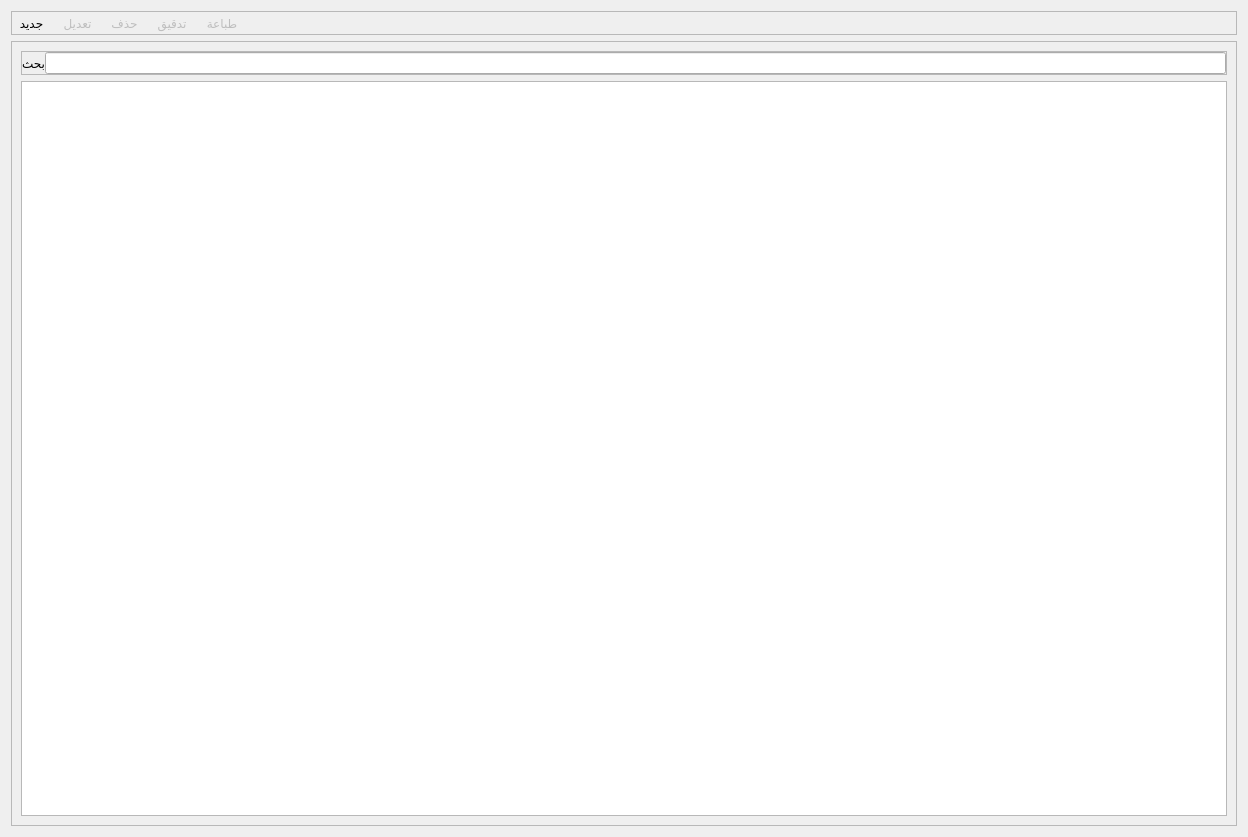
<?xml version="1.0" encoding="UTF-8"?>
<ui version="4.0">
 <class>page_rapports</class>
 <widget class="QWidget" name="page_rapports">
  <property name="geometry">
   <rect>
    <x>0</x>
    <y>0</y>
    <width>1248</width>
    <height>837</height>
   </rect>
  </property>
  <property name="sizePolicy">
   <sizepolicy hsizetype="Expanding" vsizetype="Preferred">
    <horstretch>0</horstretch>
    <verstretch>0</verstretch>
   </sizepolicy>
  </property>
  <property name="windowTitle">
   <string>Form</string>
  </property>
  <layout class="QVBoxLayout" name="verticalLayout_5">
   <item>
    <widget class="QFrame" name="frame_4">
     <property name="frameShape">
      <enum>QFrame::Shape::StyledPanel</enum>
     </property>
     <property name="frameShadow">
      <enum>QFrame::Shadow::Raised</enum>
     </property>
     <layout class="QHBoxLayout" name="horizontalLayout_3">
      <property name="spacing">
       <number>5</number>
      </property>
      <property name="leftMargin">
       <number>0</number>
      </property>
      <property name="topMargin">
       <number>0</number>
      </property>
      <property name="rightMargin">
       <number>0</number>
      </property>
      <property name="bottomMargin">
       <number>0</number>
      </property>
      <item>
       <widget class="QToolButton" name="tb_new">
        <property name="text">
         <string>جديد</string>
        </property>
        <property name="icon">
         <iconset resource="ui.resources.qrc">
          <normaloff>:/icons/icons/file.png</normaloff>:/icons/icons/file.png</iconset>
        </property>
        <property name="iconSize">
         <size>
          <width>24</width>
          <height>24</height>
         </size>
        </property>
        <property name="toolButtonStyle">
         <enum>Qt::ToolButtonStyle::ToolButtonTextUnderIcon</enum>
        </property>
        <property name="autoRaise">
         <bool>true</bool>
        </property>
       </widget>
      </item>
      <item>
       <widget class="QToolButton" name="tb_edit">
        <property name="enabled">
         <bool>false</bool>
        </property>
        <property name="text">
         <string>تعديل</string>
        </property>
        <property name="icon">
         <iconset resource="ui.resources.qrc">
          <normaloff>:/icons/icons/edit_text_file.png</normaloff>:/icons/icons/edit_text_file.png</iconset>
        </property>
        <property name="iconSize">
         <size>
          <width>24</width>
          <height>24</height>
         </size>
        </property>
        <property name="toolButtonStyle">
         <enum>Qt::ToolButtonStyle::ToolButtonTextUnderIcon</enum>
        </property>
        <property name="autoRaise">
         <bool>true</bool>
        </property>
       </widget>
      </item>
      <item>
       <widget class="QToolButton" name="tb_delete">
        <property name="enabled">
         <bool>false</bool>
        </property>
        <property name="text">
         <string>حذف</string>
        </property>
        <property name="icon">
         <iconset resource="ui.resources.qrc">
          <normaloff>:/icons/icons/remove.png</normaloff>:/icons/icons/remove.png</iconset>
        </property>
        <property name="iconSize">
         <size>
          <width>24</width>
          <height>24</height>
         </size>
        </property>
        <property name="toolButtonStyle">
         <enum>Qt::ToolButtonStyle::ToolButtonTextUnderIcon</enum>
        </property>
        <property name="autoRaise">
         <bool>true</bool>
        </property>
       </widget>
      </item>
      <item>
       <widget class="QToolButton" name="tb_preview">
        <property name="enabled">
         <bool>false</bool>
        </property>
        <property name="text">
         <string>تدقيق</string>
        </property>
        <property name="icon">
         <iconset resource="ui.resources.qrc">
          <normaloff>:/icons/icons/view.png</normaloff>:/icons/icons/view.png</iconset>
        </property>
        <property name="iconSize">
         <size>
          <width>24</width>
          <height>24</height>
         </size>
        </property>
        <property name="toolButtonStyle">
         <enum>Qt::ToolButtonStyle::ToolButtonTextUnderIcon</enum>
        </property>
        <property name="autoRaise">
         <bool>true</bool>
        </property>
       </widget>
      </item>
      <item>
       <widget class="QToolButton" name="tb_print">
        <property name="enabled">
         <bool>false</bool>
        </property>
        <property name="text">
         <string>طباعة</string>
        </property>
        <property name="icon">
         <iconset resource="ui.resources.qrc">
          <normaloff>:/icons/icons/print.png</normaloff>:/icons/icons/print.png</iconset>
        </property>
        <property name="iconSize">
         <size>
          <width>24</width>
          <height>24</height>
         </size>
        </property>
        <property name="toolButtonStyle">
         <enum>Qt::ToolButtonStyle::ToolButtonTextUnderIcon</enum>
        </property>
        <property name="autoRaise">
         <bool>true</bool>
        </property>
       </widget>
      </item>
      <item>
       <spacer name="horizontalSpacer">
        <property name="orientation">
         <enum>Qt::Orientation::Horizontal</enum>
        </property>
        <property name="sizeHint" stdset="0">
         <size>
          <width>40</width>
          <height>20</height>
         </size>
        </property>
       </spacer>
      </item>
     </layout>
    </widget>
   </item>
   <item>
    <widget class="QFrame" name="frame_7">
     <property name="sizePolicy">
      <sizepolicy hsizetype="Preferred" vsizetype="Expanding">
       <horstretch>0</horstretch>
       <verstretch>0</verstretch>
      </sizepolicy>
     </property>
     <property name="frameShape">
      <enum>QFrame::Shape::StyledPanel</enum>
     </property>
     <property name="frameShadow">
      <enum>QFrame::Shadow::Raised</enum>
     </property>
     <layout class="QVBoxLayout" name="verticalLayout_3">
      <property name="spacing">
       <number>0</number>
      </property>
      <property name="leftMargin">
       <number>0</number>
      </property>
      <property name="topMargin">
       <number>0</number>
      </property>
      <property name="rightMargin">
       <number>0</number>
      </property>
      <property name="bottomMargin">
       <number>0</number>
      </property>
      <item>
       <widget class="QWidget" name="widget" native="true">
        <property name="sizePolicy">
         <sizepolicy hsizetype="Expanding" vsizetype="Expanding">
          <horstretch>1</horstretch>
          <verstretch>0</verstretch>
         </sizepolicy>
        </property>
        <layout class="QVBoxLayout" name="verticalLayout_4">
         <item>
          <widget class="QFrame" name="frame_8">
           <property name="frameShape">
            <enum>QFrame::Shape::StyledPanel</enum>
           </property>
           <property name="frameShadow">
            <enum>QFrame::Shadow::Raised</enum>
           </property>
           <layout class="QHBoxLayout" name="horizontalLayout_5">
            <property name="spacing">
             <number>0</number>
            </property>
            <property name="leftMargin">
             <number>0</number>
            </property>
            <property name="topMargin">
             <number>0</number>
            </property>
            <property name="rightMargin">
             <number>0</number>
            </property>
            <property name="bottomMargin">
             <number>0</number>
            </property>
            <item>
             <widget class="QLabel" name="label_6">
              <property name="text">
               <string>بحث</string>
              </property>
             </widget>
            </item>
            <item>
             <widget class="QLineEdit" name="le_filter"/>
            </item>
           </layout>
          </widget>
         </item>
         <item>
          <widget class="QTableView" name="tableView_dossiers">
           <property name="sizePolicy">
            <sizepolicy hsizetype="Expanding" vsizetype="Expanding">
             <horstretch>0</horstretch>
             <verstretch>0</verstretch>
            </sizepolicy>
           </property>
           <property name="sizeAdjustPolicy">
            <enum>QAbstractScrollArea::SizeAdjustPolicy::AdjustToContentsOnFirstShow</enum>
           </property>
           <property name="editTriggers">
            <set>QAbstractItemView::EditTrigger::NoEditTriggers</set>
           </property>
           <property name="alternatingRowColors">
            <bool>true</bool>
           </property>
           <property name="selectionMode">
            <enum>QAbstractItemView::SelectionMode::SingleSelection</enum>
           </property>
           <property name="selectionBehavior">
            <enum>QAbstractItemView::SelectionBehavior::SelectRows</enum>
           </property>
           <property name="sortingEnabled">
            <bool>true</bool>
           </property>
          </widget>
         </item>
        </layout>
       </widget>
      </item>
     </layout>
    </widget>
   </item>
  </layout>
 </widget>
 <tabstops>
  <tabstop>tb_new</tabstop>
  <tabstop>tb_edit</tabstop>
  <tabstop>tb_preview</tabstop>
  <tabstop>tableView_dossiers</tabstop>
 </tabstops>
 <resources>
  <include location="ui.resources.qrc"/>
 </resources>
 <connections/>
</ui>
